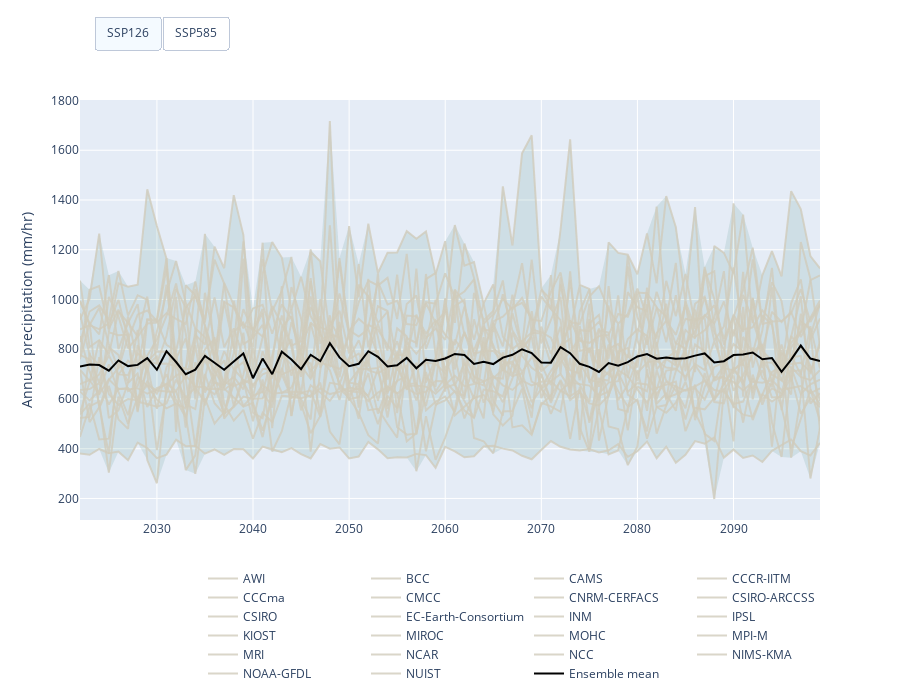
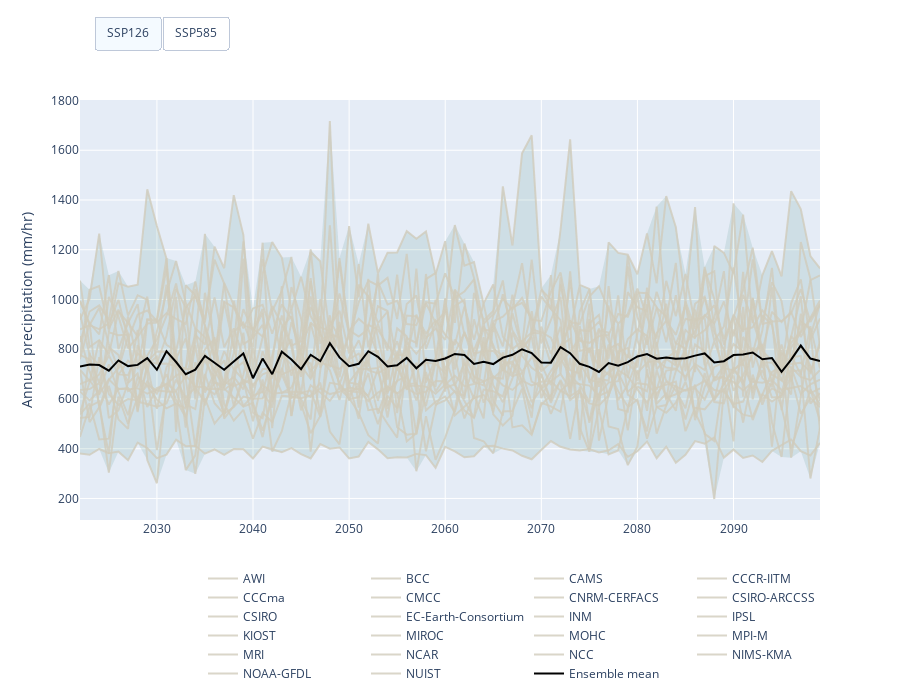

The code cell stored with these charts, in order, in its notebook:
### Code cell
fig= go.Figure(list_figs, dict(width=900, height=700))

fig.update_layout(legend=dict(
    orientation="h",
    yanchor="bottom",
    y=-0.4,
    xanchor="right",
    x=1),
    yaxis_title= 'Annual precipitation (mm/hr)',
    updatemenus = [
      go.layout.Updatemenu(
         type = "buttons", direction = "right", active = 0, x = 0.2, y = 1.2,
         buttons = list(
            [
               dict(
                  label = "SSP126", method = "update",
                  args = [{"visible": [True]*24+[False]*24}]
               ),
               dict(
                  label = "SSP585", method = "update", 
                  args = [{"visible": [False]*24+[True]*24}]
               )
            ]
         )
      )
   ])
fig.show()
